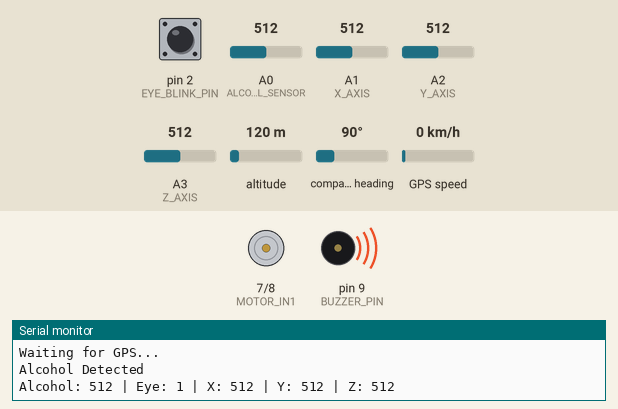
Recording of a sketch running on a simulated Arduino Uno, built with avr-gcc and run on an emulated ATmega328P. Shown: motor-driver pin pairs drawn as motors (green arrow = first pin HIGH = forward, orange = second pin HIGH = backward, longer = more drive, scaled by the enable pin), buzzer (waves = sounding, pin HIGH), the last lines printed to the serial monitor. The inputs (shaded band) are chosen by the test bench; at power-on: A0 (ALCOHOL_SENSOR) = 512, A1 (X_AXIS) = 512, altitude 120 m, A2 (Y_AXIS) = 512, pin 2 (EYE_BLINK_PIN) HIGH, A3 (Z_AXIS) = 512, compass heading 90°, GPS speed 0 km/h. The GPS gets a fix after 3 s at 37.7749, -122.4194 with 8 satellites.

Above: at 1.2 s.
1.3 s: A0 (ALCOHOL_SENSOR) set to 419
4.7 s: A0 (ALCOHOL_SENSOR) set to 393
At 5.9 s:
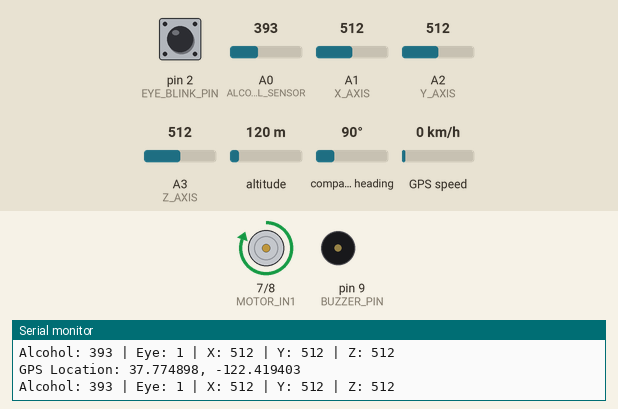
6.3 s: A1 (X_AXIS) set to 269
7.8 s: A1 (X_AXIS) set to 250
At 8.4 s:
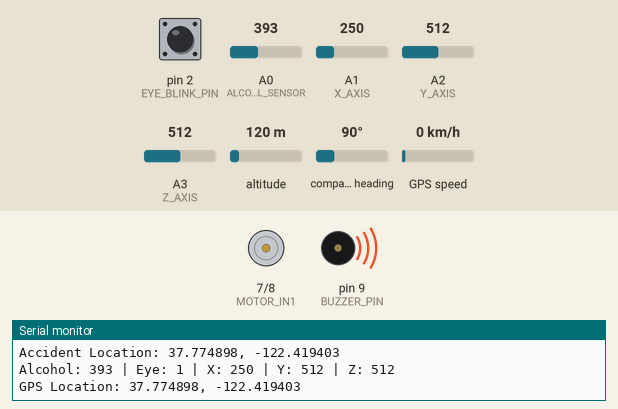
9.5 s: altitude set to 20 m
13.6 s: A2 (Y_AXIS) set to 105
17.7 s: A2 (Y_AXIS) set to 95
Timing chart, 0 to 20.2 s (numbered marks = the images above; inputs shaded):
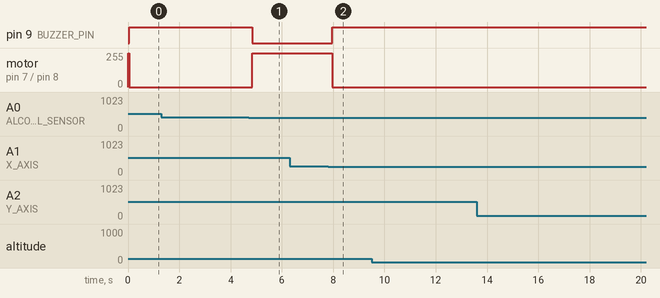

The sketch:

accident_alert.ino
```cpp
#include <SoftwareSerial.h>
#include <TinyGPS++.h>

// Pins
#define EYE_BLINK_PIN 2
#define ALCOHOL_SENSOR A0
#define BUZZER_PIN 9
#define MOTOR_IN1 7
#define MOTOR_IN2 8
#define MOTOR_EN 10

#define X_AXIS A1
#define Y_AXIS A2
#define Z_AXIS A3

unsigned long eyeClosedStartTime = 0;
const int alcoholThreshold = 400;
const int shockThreshold = 250;

// GPS
TinyGPSPlus gps;
SoftwareSerial gpsSerial(4, 3); // TX, RX

void setup() {
  pinMode(EYE_BLINK_PIN, INPUT);
  pinMode(BUZZER_PIN, OUTPUT);
  pinMode(MOTOR_IN1, OUTPUT);
  pinMode(MOTOR_IN2, OUTPUT);
  pinMode(MOTOR_EN, OUTPUT);

  Serial.begin(9600);
  gpsSerial.begin(9600);

  digitalWrite(MOTOR_IN1, HIGH);
  digitalWrite(MOTOR_IN2, LOW);
  analogWrite(MOTOR_EN, 255);
}

void loop() {
  // Read GPS data
  while (gpsSerial.available()) {
    gps.encode(gpsSerial.read());
  }

  int eyeState = digitalRead(EYE_BLINK_PIN);
  int alcoholValue = analogRead(ALCOHOL_SENSOR);
  int xVal = analogRead(X_AXIS);
  int yVal = analogRead(Y_AXIS);
  int zVal = analogRead(Z_AXIS);

  Serial.print("Alcohol: "); Serial.print(alcoholValue);
  Serial.print(" | Eye: "); Serial.print(eyeState);
  Serial.print(" | X: "); Serial.print(xVal);
  Serial.print(" | Y: "); Serial.print(yVal);
  Serial.print(" | Z: "); Serial.println(zVal);

  // Display GPS location
  if (gps.location.isValid()) {
    Serial.print("GPS Location: ");
    Serial.print(gps.location.lat(), 6);
    Serial.print(", ");
    Serial.println(gps.location.lng(), 6);
  } else {
    Serial.println("Waiting for GPS...");
  }

  if (alcoholValue > alcoholThreshold) {
    stopMotorAndBuzz("Alcohol Detected");
  } else if (eyeState == LOW) {
    if (eyeClosedStartTime == 0) {
      eyeClosedStartTime = millis();
    } else if (millis() - eyeClosedStartTime >= 3000) {
      stopMotorAndBuzz("Eyes Closed > 3 sec");
    }
  } else if (isAccident(xVal, yVal, zVal)) {
    stopMotorAndBuzz("Accident Detected");
    if (gps.location.isValid()) {
      Serial.print("Accident Location: ");
      Serial.print(gps.location.lat(), 6);
      Serial.print(", ");
      Serial.println(gps.location.lng(), 6);
    }
  } else {
    eyeClosedStartTime = 0;
    runMotor();
  }

  delay(100);
}

bool isAccident(int x, int y, int z) {
  if (abs(x - 512) > shockThreshold || abs(y - 512) > shockThreshold || abs(z - 512) > shockThreshold) {
    return true;
  }
  return false;
}

void stopMotorAndBuzz(String reason) {
  Serial.println(reason);
  digitalWrite(BUZZER_PIN, HIGH);
  digitalWrite(MOTOR_IN1, LOW);
  digitalWrite(MOTOR_IN2, LOW);
  analogWrite(MOTOR_EN, 0);
}

void runMotor() {
  digitalWrite(BUZZER_PIN, LOW);
  digitalWrite(MOTOR_IN1, HIGH);
  digitalWrite(MOTOR_IN2, LOW);
  analogWrite(MOTOR_EN, 255);
}
```

Measured:
- the behaviour switches between 401 and 400 on A0 (ALCOHOL_SENSOR) (found by bisection; images 0 and 1)
- the behaviour switches between 262 and 261 on A1 (X_AXIS) (found by bisection; images 1 and 2)
- after the input at 4.7 s, pin 9 (BUZZER_PIN): HIGH → LOW after 0.15 s; motor on pin 7 (MOTOR_IN1) / pin 8 (MOTOR_IN2): stopped → forward 255/255 after 0.15 s
- after the input at 7.8 s, pin 9 (BUZZER_PIN): LOW → HIGH after 0.16 s; motor on pin 7 (MOTOR_IN1) / pin 8 (MOTOR_IN2): forward 255/255 → stopped after 0.16 s
